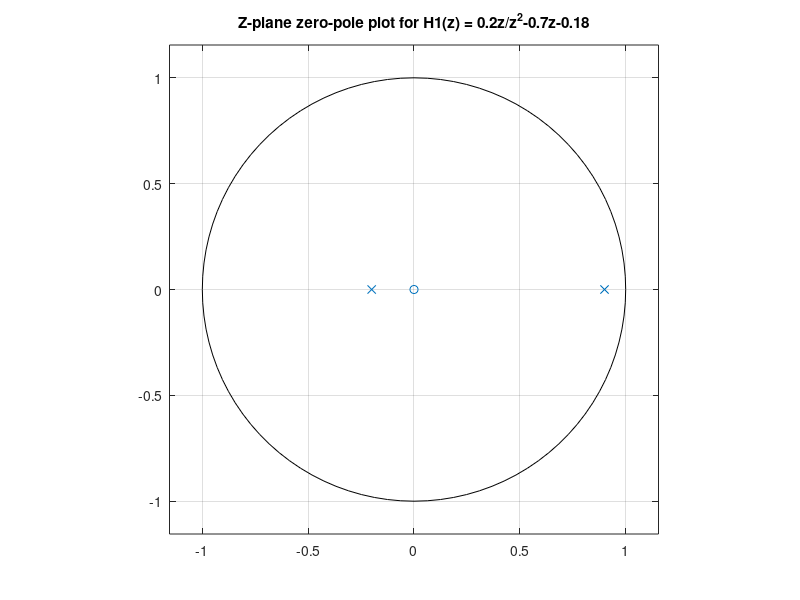
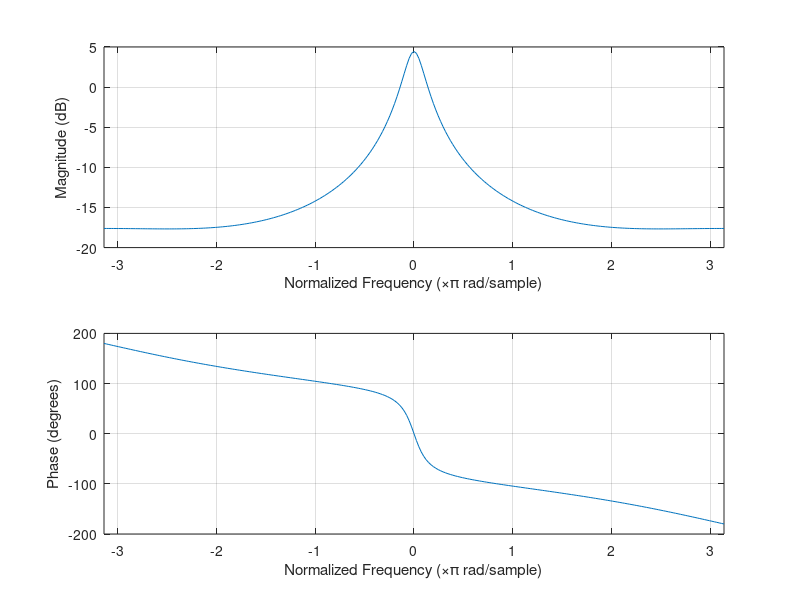
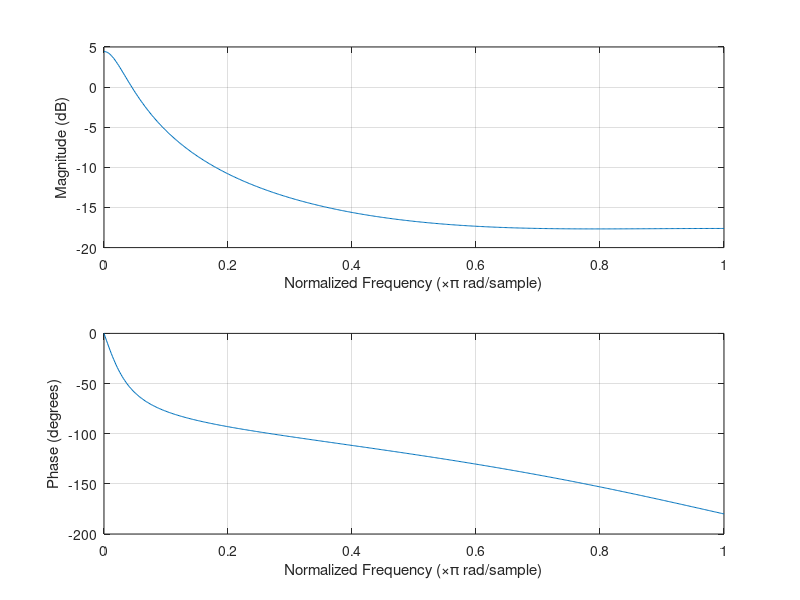
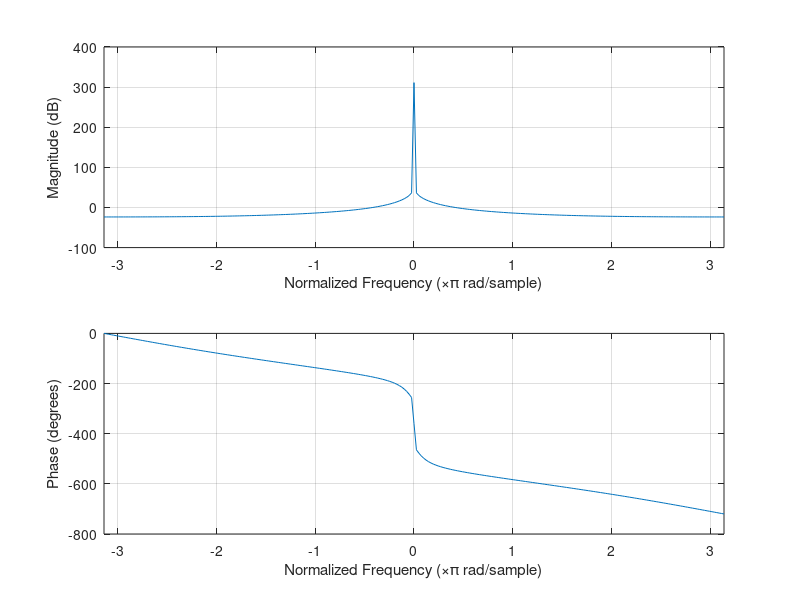

MATLAB code for these plots, in order: (Note: this script raises an error after producing the figures.)
close all;
clear all;
clc;

%1.b)
%k(n) = 0.9k(n-1)+0.2x(n)
%G2(z) = 1/(z+0.2)
%H(z) = 0.2z/(z^2 -0.7z-0.18)

Fs = 1;
Ts = 1/Fs;

%     0.2 z
%  -----------
%  z^2 - 0.9 z
G1_Numerator   =    [0  0.2 0];
G1_Denominator =    [1 -0.9 0];
G1 = tf(G1_Numerator, G1_Denominator, Ts);

%     1
%  -------
%  z + 0.2
G2_Numerator  = [0 1];
G2_Denominator= [1 0.2];
G2=tf(G2_Numerator,G2_Denominator,Ts);

%          0.2 z
%  ----------------------
%  z^3 - 0.7 z^2 - 0.18 z
H1 = G1*G2
z = 0;
p = [0.9 ; -0.2];
figure;
zplane(z,p);
title('Z-plane zero-pole plot for H1(z) = 0.2z/z^2-0.7z-0.18');
%d)
N = -pi:pi/128:pi;
n1 = [0 0.2 0];
d1 = [1 -0.7 -0.18];

figure;
freqz(n1,d1,N);

figure;
freqz(n1,d1);

%e)
num3 = [0 1];
den3 = [1 -1];
G3 = tf(num3,den3,Ts);
H2 = H1*G3

n2 = [0 0 0.2 0];
d2 = [1 -1.7 0.52 0.18];

figure;
freqz(n2,d2,N);




% ---2---


%       4-3.5z^-1
%  -----------------
%  1 - 2.5z^-1 +z^-2
Numerator   = [4 -3.5 0];
Denominator = [1 -2.5 1];
[residues,poles,k]=residuez(Numerator,Denominator)

syms z;
H3=0;
for i=1:2
    H(i)= residues(i)/(1-poles(i)/z);
    H3=H3+H(i);
end

disp('H3=');
pretty(H3)
Hz=iztrans(H3)
